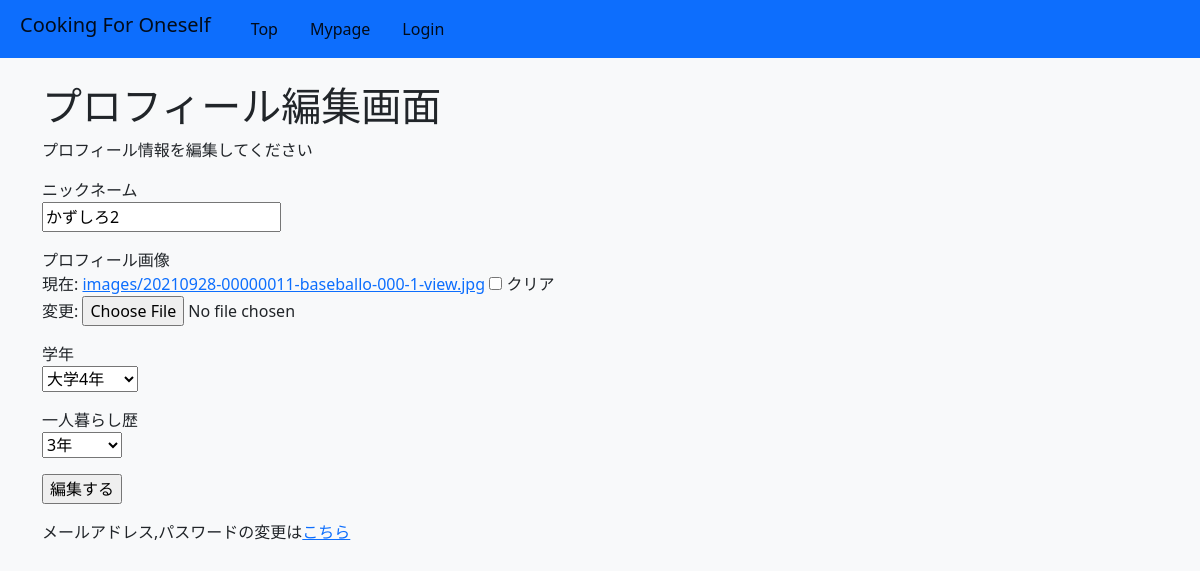
/user-update/2/, run on an earlier commit of the app's database.
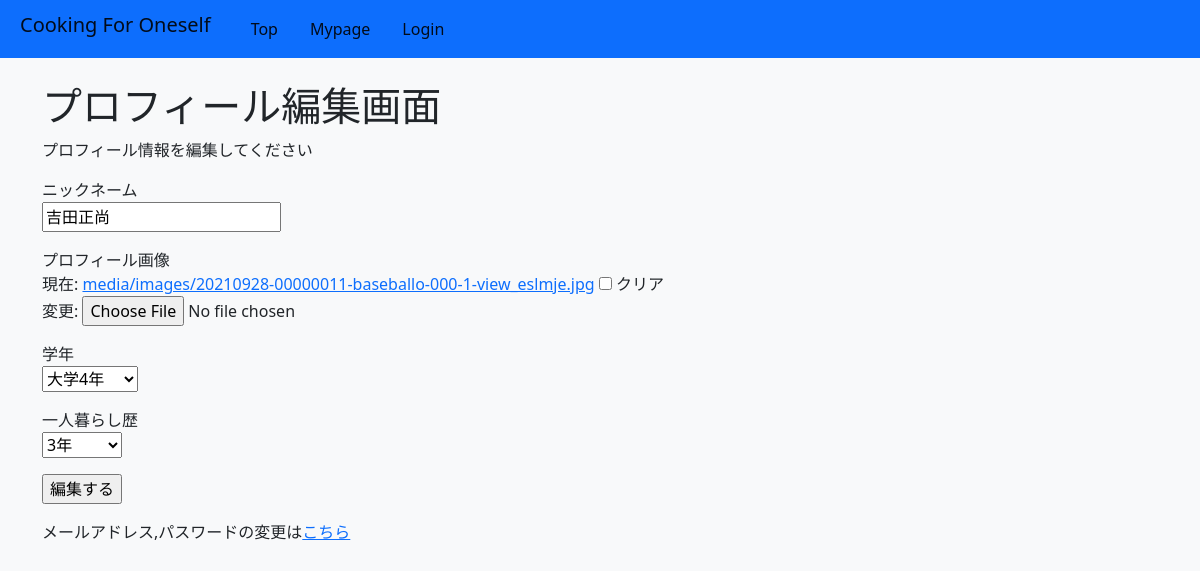
And on a later commit of the database.
### login/models.py (models this page shows, shortened)
class User(AbstractBaseUser):
    email = models.EmailField('Eメールアドレス(ログイン時に使用）', max_length=255, unique=True,)
    username = models.CharField('ニックネーム', max_length=128,default="")
    userimage = models.ImageField('プロフィール画像',upload_to="images/", default="",blank=True,null=True,)
    years =  models.CharField('学年', max_length=128,choices=Gradechoices,default="大学1年")
    living_alone = models.CharField('一人暮らし歴', max_length=128,choices =Livingalonechoice,default="1年")
    staff = models.BooleanField(default=False)
    admin = models.BooleanField(default=False)
    active = models.BooleanField(default=True)
    zisui_count = models.IntegerField("総自炊回数",default=0)
    consecutive_zisui_count = models.IntegerField("総自炊回数",default=0)
    recent_created_at = models.DateTimeField("最後の投稿日",editable=True,blank=False,null=False, default=datetime.date.today())
    USERNAME_FIELD = 'email'
    objects = UserManager()
    from django.contrib.auth.models import User

### login/views.py (the view, shortened to what this page needs)
# urls.py: path('user-update/<int:pk>/',UserUpdateView.as_view(), name= "user-update"),
class UserUpdateView (UpdateView):
    model = User
    form_class = UserUpdateForm
    template_name = "login/user_update.html"

### login/forms.py
class UserUpdateForm(forms.ModelForm):
    class Meta:
        model = User
        fields = ('username', 'userimage','years','living_alone')

### templates/login/user_update.html (shortened to what this page needs)
{% extends "base.html" %}
    {% block main %}
        <h1>プロフィール編集画面</h1>
        <p>プロフィール情報を編集してください</p>
        <p>
            <form action="{% url 'user-update' user.pk %}" method="POST" enctype="multipart/form-data">
                {% for field in form %}
                <label>{{ field.label }}</label>
                <p>{{field}}</p>
                {% endfor %}
            <input type="submit" value="編集する">
            </form>
        </p>
        <p>メールアドレス,パスワードの変更は<a href="{% url 'password-update' user.pk%}">こちら</a></p>
    {% endblock %}

### templates/base.html (shortened to what this page needs)
{% load static %}
<!doctype HTML>
<html>
  <head>
    <link href="https://cdn.jsdelivr.net/npm/bootstrap@5.0.2/dist/css/bootstrap.min.css" rel="stylesheet">
  </head>
    <body class="bg-light text-dark">
        <nav class="navbar navbar-light navbar-expand-md navbar-light  bg-primary">
          <a class="navbar-brand h1" href="{% url 'index' %}">
            　Cooking For Oneself
          </a>
          <div class="collapse navbar-collapse" id="responsiveMenu">
              <ul class="navbar-nav mr-auto">
                  <li class="nav-item">
                      <a  class="nav-link active" href="{% url 'index' %}">　Top</a>
                  </li>
                  <li class="nav-item">
                      <a class="nav-link active" href="{% url 'mypage' %}">　Mypage</a>
                  </li>
                  <li class="nav-item">
                      <a class="nav-link active" href="{% url 'login' %}">　Login</a>
                  </li>
              </ul>
          </div>
        </nav>
        <div class="container mt-4 ">
        {% block main %}{% endblock %}
        </div>
    </body>
</html>

What changed in the data, as far as the page shows it:
changed User "大学4年": username "かずしろ2" → "吉田正尚"
Also different on the page:
text no longer shown: "現在: images/20210928-00000011-baseballo-000-1-view.jpg クリア 変更:"
text now shown: "現在: media/images/20210928-00000011-baseballo-000-1-view_eslmje.jpg クリア 変更:"
